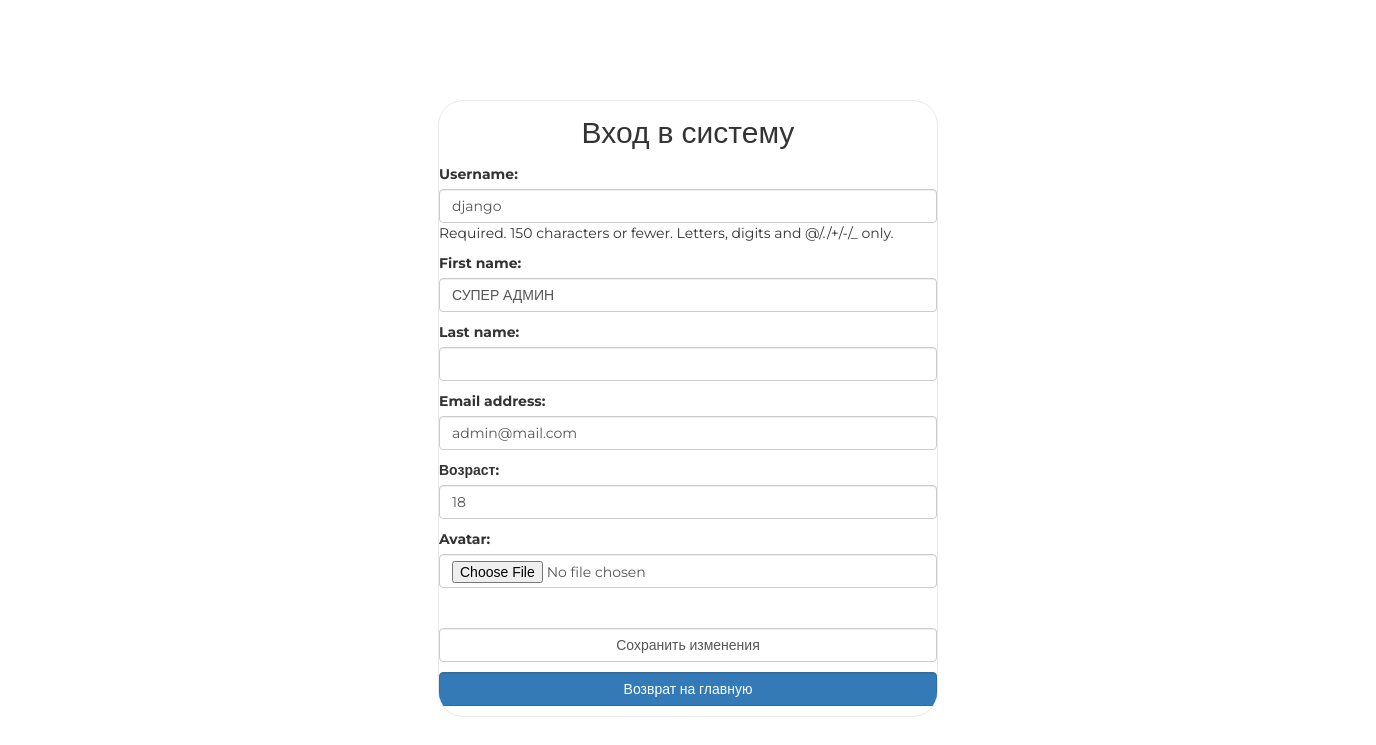
Screenshot of /auth/edit/ (signed in) with the database file from the repository.
### authapp/models.py (models this page shows)
class ShopUser(AbstractUser):
    avatar = models.ImageField(upload_to='users/', blank=True)
    age = models.PositiveSmallIntegerField(default=18, verbose_name='Возраст')

### authapp/views.py (the view)
# urls.py: path('edit/', authapp.edit, name='edit'),
def edit(request):
    if request.method == 'POST':
        edit_form = ShopUserEditForm(request.POST, request.FILES, instance=request.user)
        if edit_form.is_valid():
            edit_form.save()
        return HttpResponseRedirect(reverse('authapp:edit'))
    else:
        edit_form = ShopUserEditForm(instance=request.user)
        return render(request, 'authapp/edit.html', {'edit_form': edit_form})

### authapp/forms.py (shortened to what this page needs)
class ShopUserEditForm(UserChangeForm):
    class Meta:
        model = ShopUser
        fields = ('username', 'first_name', 'last_name', 'email', 'age', 'password', 'avatar')
    def __init__(self, *args, **kwargs):
        super().__init__(*args, **kwargs)
        for field_name, field in self.fields.items():
            field.widget.attrs['class'] = 'form-control'
            if field_name == 'password':
                field.widget = HiddenInput()

### authapp/templates/authapp/edit.html (shortened to what this page needs)
{% extends 'authapp/base.html' %}
{% load static %}
{% block content %}
    <form class="form-horizontal" action="{% url 'authapp:edit' %}" method="post">
        {{ edit_form.as_p }}
        <br>
        <input class="form-control" type="submit" value="Сохранить изменения">
        <a class="btn btn-primary form-control" href="{% url 'index' %}">Возврат на главную</a>
    </form>
{% endblock %}

### static/css/style.css (style rules this page uses)
* { margin: 0; padding: 0; }
body { font-family: 'Montserrat', sans-serif; }
html, body { height: 100%; }
.login .form-control[type="submit"] { margin: 10px auto; }
.login form { margin-bottom: 10px; }

### rows the page displays
ShopUser: username "django", first_name "СУПЕР АДМИН", email "admin@mail.com", age "18"
